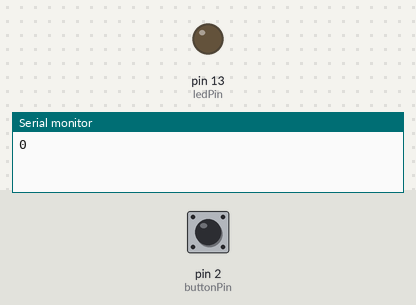
The sketch below on a simulated Arduino Uno, built with avr-gcc and run on an emulated ATmega328P. Parts: output pins drawn as LEDs (lit = HIGH), the last lines printed to the serial monitor. Inputs (shaded band) come from the test bench; at power-on: pin 2 (buttonPin) HIGH.

Above: at 1.2 s.
1.3 s: pin 2 (buttonPin) pulled LOW for 0.15 s
At 2.4 s:
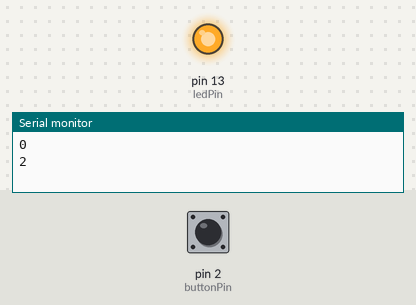
2.9 s: pin 2 (buttonPin) pulled LOW for 3.2 s
At 4.1 s:
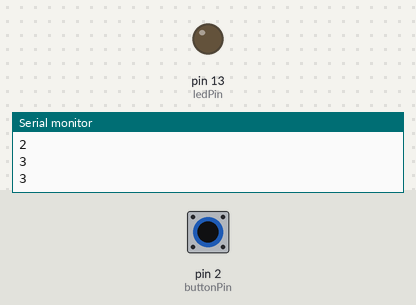
Timing chart, 0 to 7.6 s (numbered marks = the images above; inputs shaded):
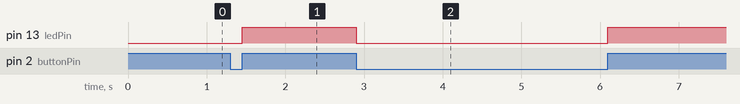

Measured:
- after the input at 1.3 s, pin 13 (ledPin): LOW → HIGH after 0.15 s
- after the input at 2.9 s, pin 13 (ledPin): HIGH → LOW at once, → HIGH 3.2 s later

The sketch:

ex1.ino
```cpp
/* Este código implementa um contador que conta o número de vezes que
um botão (push-button) mudou de estado. Essa quantidade é impressa no
Monitor Serial a cada segundo. Adicionalmente, ao pressionar o botão, um
LED é aceso.
Obs.: Não é feito o tratamento do efeito bouncing. */
const int buttonPin = 2; // número do pino do botão (pino 2)
const int ledPin = 13; // número do pino do LED (pino 13)
bool last; // Guarda o último estado do botão;
unsigned long print_timer = 0; // Timer para a impressão na porta
 // serial UART0;
uint8_t counter = 0; // Contador: conta o número de mudança de
 // estados no botão;


void setup() {
  Serial.begin(9600);
  pinMode(buttonPin, INPUT); // define o pino do botão como entrada
  pinMode(ledPin, OUTPUT); // define o pino do LED como saída
  last = digitalRead(buttonPin);
}

void loop() {
  bool now = digitalRead(buttonPin); // Lê o estado atual do botão;

  if (now != last) { // Checa se houve uma mudança de estado;
    ++counter;
    last = now; // Atualiza o ultimo estado;
    if (now == true) {
      digitalWrite(ledPin, HIGH);
    } else {
      digitalWrite(ledPin, LOW);
    }
  }

  if (millis() - print_timer > 1000) { // Imprime a quantidade de mudanças // a cada segundo;
    Serial.println(counter);
    print_timer = millis();
  }
}
```
